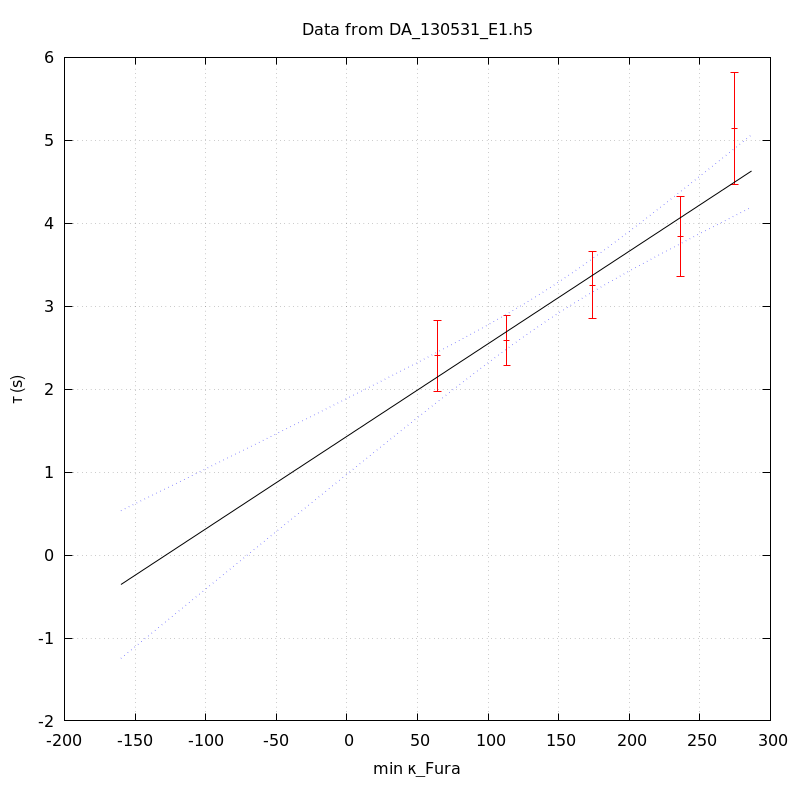

Reproduce this figure in gnuplot.
unset key
set grid
set ylabel 'τ (s)'
set xlabel 'min κ_Fura' noenhanced
set title 'Data from DA_130531_E1.h5' noenhanced
set xrange [-1000<*:*]
plot 'DA_130531_E1_aba_tau_vs_min_kappa' index 0 using 1:2:(1.96*$3) linecolor rgb 'red' with yerrorbars,\
'' index 1 using 1:2 with lines linecolor rgb 'black',\
'' index 1 using 1:3 with lines linecolor rgb 'blue' lt 'dotted',\
'' index 1 using 1:4 with lines linecolor rgb 'blue' lt 'dotted'
